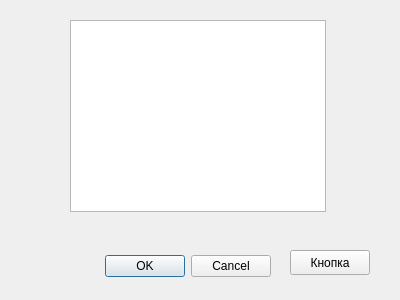
<?xml version="1.0" encoding="UTF-8"?>
<ui version="4.0">
 <class>coachesdialog</class>
 <widget class="QDialog" name="coachesdialog">
  <property name="geometry">
   <rect>
    <x>0</x>
    <y>0</y>
    <width>400</width>
    <height>300</height>
   </rect>
  </property>
  <property name="windowTitle">
   <string>Dialog</string>
  </property>
  <widget class="QDialogButtonBox" name="buttonBox">
   <property name="geometry">
    <rect>
     <x>100</x>
     <y>250</y>
     <width>171</width>
     <height>32</height>
    </rect>
   </property>
   <property name="orientation">
    <enum>Qt::Horizontal</enum>
   </property>
   <property name="standardButtons">
    <set>QDialogButtonBox::Cancel|QDialogButtonBox::Ok</set>
   </property>
  </widget>
  <widget class="QListWidget" name="listWidgetCoaches">
   <property name="geometry">
    <rect>
     <x>70</x>
     <y>20</y>
     <width>256</width>
     <height>192</height>
    </rect>
   </property>
  </widget>
  <widget class="QPushButton" name="pushButtonSelect">
   <property name="geometry">
    <rect>
     <x>290</x>
     <y>250</y>
     <width>80</width>
     <height>25</height>
    </rect>
   </property>
   <property name="text">
    <string>Кнопка</string>
   </property>
  </widget>
 </widget>
 <resources/>
 <connections>
  <connection>
   <sender>buttonBox</sender>
   <signal>accepted()</signal>
   <receiver>coachesdialog</receiver>
   <slot>accept()</slot>
   <hints>
    <hint type="sourcelabel">
     <x>248</x>
     <y>254</y>
    </hint>
    <hint type="destinationlabel">
     <x>157</x>
     <y>274</y>
    </hint>
   </hints>
  </connection>
  <connection>
   <sender>buttonBox</sender>
   <signal>rejected()</signal>
   <receiver>coachesdialog</receiver>
   <slot>reject()</slot>
   <hints>
    <hint type="sourcelabel">
     <x>316</x>
     <y>260</y>
    </hint>
    <hint type="destinationlabel">
     <x>286</x>
     <y>274</y>
    </hint>
   </hints>
  </connection>
 </connections>
</ui>
